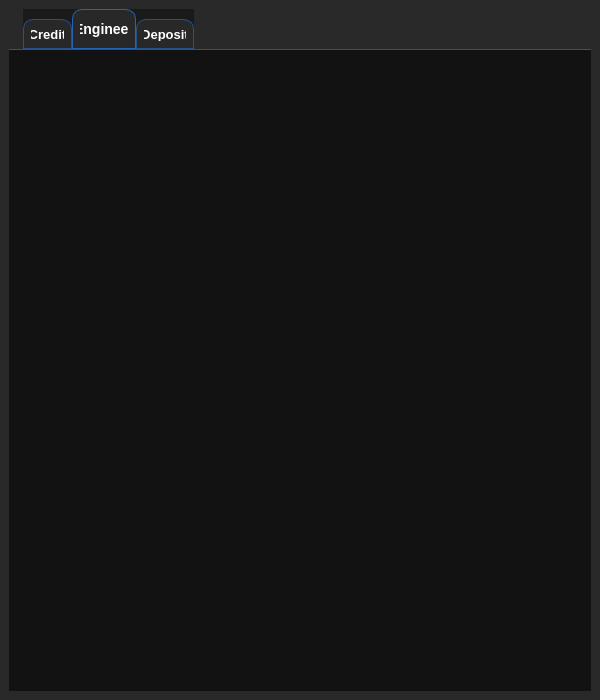
<?xml version="1.0" encoding="UTF-8"?>
<ui version="4.0">
 <class>MainWindow</class>
 <widget class="QMainWindow" name="MainWindow">
  <property name="geometry">
   <rect>
    <x>0</x>
    <y>0</y>
    <width>600</width>
    <height>700</height>
   </rect>
  </property>
  <property name="sizePolicy">
   <sizepolicy hsizetype="Fixed" vsizetype="Fixed">
    <horstretch>0</horstretch>
    <verstretch>0</verstretch>
   </sizepolicy>
  </property>
  <property name="minimumSize">
   <size>
    <width>600</width>
    <height>700</height>
   </size>
  </property>
  <property name="maximumSize">
   <size>
    <width>600</width>
    <height>700</height>
   </size>
  </property>
  <property name="windowTitle">
   <string>MainWindow</string>
  </property>
  <property name="styleSheet">
   <string notr="true">QWidget {
  background-color: rgba(10, 10, 10, 0.5);
}</string>
  </property>
  <widget class="QWidget" name="centralwidget">
   <layout class="QGridLayout" name="gridLayout">
    <item row="0" column="0">
     <widget class="QTabWidget" name="TabCalcs">
      <property name="styleSheet">
       <string notr="true">QTabWidget {
  background-color: rgba(10, 10, 10, 0.5);
}

QTabWidget::pane {
  border-top: 1px solid rgba(40, 100, 180, 0.7);
}

QTabWidget::tab-bar {
  left: 14px;
}

QTabBar::tab {
  background: rgb(40, 40, 40);
  color: rgb(255, 255, 255);
  border: 1px solid rgba(40, 100, 180, 0.7);
  border-top-left-radius: 10px;
  border-top-right-radius: 10px;
  min-width: 23ex;
  padding: 7px;
  font-size: 13px;
  font-weight: bold;
}

QTabBar::tab:selected {
  border: 1px solid rgba(40, 100, 180, 1.0);
  font-size: 14px;
}

QTabBar::tab:!selected {
  margin-top: 10px;
}</string>
      </property>
      <property name="currentIndex">
       <number>1</number>
      </property>
      <widget class="QWidget" name="Credit">
       <attribute name="title">
        <string>Credit</string>
       </attribute>
      </widget>
      <widget class="CalculatorView" name="Calculator">
       <property name="styleSheet">
        <string notr="true"/>
       </property>
       <attribute name="title">
        <string>Engineer</string>
       </attribute>
      </widget>
      <widget class="QWidget" name="Deposit">
       <attribute name="title">
        <string>Deposit</string>
       </attribute>
      </widget>
     </widget>
    </item>
   </layout>
  </widget>
 </widget>
 <customwidgets>
  <customwidget>
   <class>CalculatorView</class>
   <extends>QWidget</extends>
   <header>calculator_view.h</header>
   <container>1</container>
  </customwidget>
 </customwidgets>
 <resources/>
 <connections/>
</ui>
